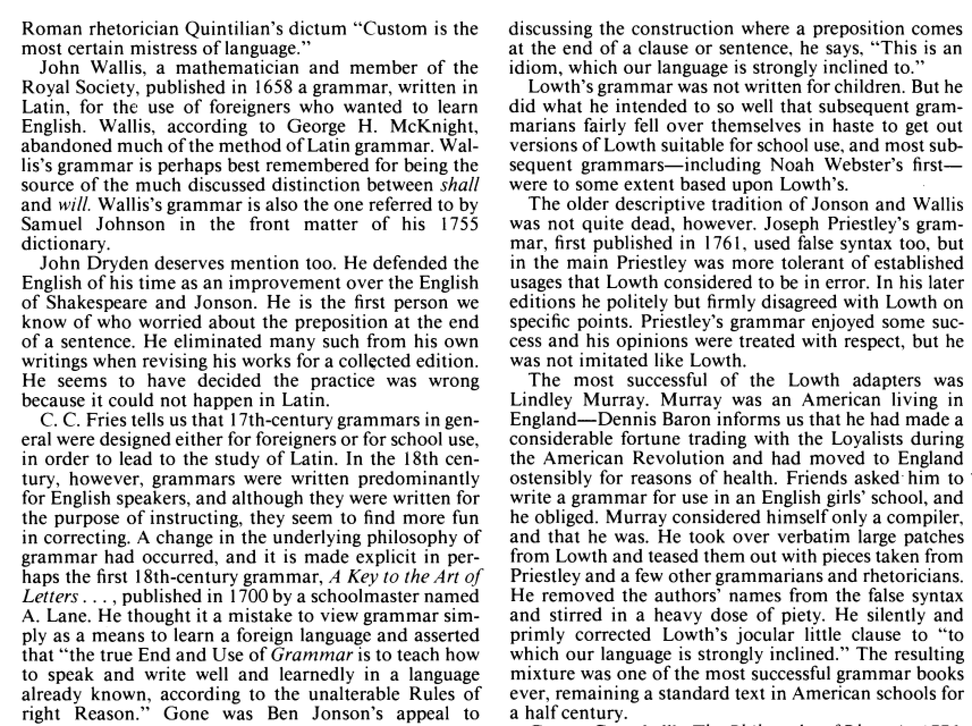
#> input picture data/3_split_pages_full/split_example_image1.png, 972 x 726 px, shrunk from 1714 x 1280 before the run
$ python batch_binarize.py -i ../data/3_split_pages_full -o out
#> lines starting #> are read from the running program, lines starting #| are printed output that depends on the picture; after the words box and inside, x2 and y2 are one past the last pixel; in counts of white or black regions, pixels touching at a corner belong together
#!/usr/bin/env python3
"""
batch_binarize.py

batch convert images in a folder to binary (black/white) images

example:
    python batch_binarize.py \
        --input "./raw_images" \
        --output "./binarized" \
        --mode otsu \
        --ext png \
        --recursive
"""

import argparse
import os
import sys
from pathlib import Path

import cv2
import numpy as np
from tqdm import tqdm


VALID_EXTS = {".jpg", ".jpeg", ".png", ".bmp", ".tif", ".tiff"}


def find_images(root: Path, recursive: bool) -> list[Path]:
    """collect image paths under root"""
    if recursive:
        candidates = root.rglob("*")
    else:
        candidates = root.glob("*")

    images = [p for p in candidates if p.suffix.lower() in VALID_EXTS and p.is_file()]
    return images


def read_image_unicode(path: Path) -> np.ndarray | None:
    """
    read image using cv2 in a way that supports unicode paths;
    returns np.ndarray (BGR) or None if unreadable
    """
    try:
        data = np.fromfile(str(path), dtype=np.uint8)
        img = cv2.imdecode(data, cv2.IMREAD_UNCHANGED)
#> img is the input picture: shape (726, 972, 3); min 0, max 255, mean 213.2
        return img
    except Exception:
        return None


def to_grayscale(img: np.ndarray) -> np.ndarray:
    """
    convert to 8-bit grayscale;
    if already single-channel, just ensure dtype is uint8
    """
    if img is None:
        raise ValueError("Input image is None.")

    if len(img.shape) == 2:
        gray = img
    elif len(img.shape) == 3:
        ## handle BGR/RGBA/etc.
        if img.shape[2] == 4:
            ## has alpha; drop alpha first
            bgr = img[:, :, :3]
        else:
            bgr = img
        gray = cv2.cvtColor(bgr, cv2.COLOR_BGR2GRAY)
    else:
        raise ValueError("Unsupported image shape: %s" % (img.shape,))

    ## ensure uint8
    if gray.dtype != np.uint8:
        gray = cv2.normalize(gray, None, 0, 255, cv2.NORM_MINMAX).astype(np.uint8)

    return gray


def binarize(gray: np.ndarray, mode: str, thresh: int) -> np.ndarray:
    """
    produce binary image (0 or 255);
    mode = 'fixed' or 'otsu'
    """
#> called with mode = 'fixed', thresh = 175
    if mode == "fixed":
        _, bw = cv2.threshold(gray, thresh, 255, cv2.THRESH_BINARY)
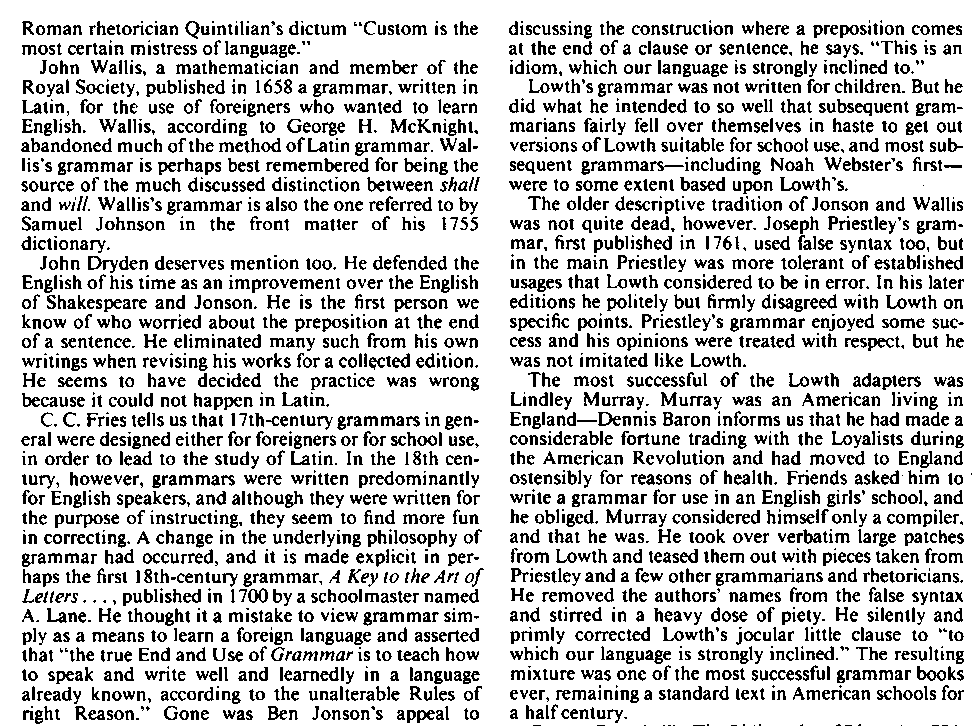
#> bw: shape (726, 972); 79% white; black in thin lines or dots
    elif mode == "otsu":
        ## otsu chooses threshold automatically
        _, bw = cv2.threshold(
            gray, 0, 255, cv2.THRESH_BINARY + cv2.THRESH_OTSU
        )
    else:
        raise ValueError("Unknown mode: %s" % mode)
    return bw


def write_image_unicode(path: Path, img: np.ndarray, out_ext: str) -> bool:
    """
    save img to path with the requested extension;
    encode first, then write raw bytes to handle unicode
    """
    out_ext = out_ext.lower()
    if not out_ext.startswith("."):
        out_ext = "." + out_ext

    ## pick codec based on ext
    ## default to PNG if extension unknown
    ext_for_cv = out_ext if out_ext in [".jpg", ".jpeg", ".png", ".bmp", ".tif", ".tiff"] else ".png"

    try:
        success, buf = cv2.imencode(ext_for_cv, img)
        if not success:
            return False
        buf.tofile(str(path.with_suffix(out_ext)))
        return True
    except Exception:
        return False


def ensure_dir(p: Path):
    p.mkdir(parents=True, exist_ok=True)


def process_folder(
    src_dir: Path,
    dst_dir: Path,
    mode: str,
    thresh: int,
    out_ext: str,
    recursive: bool,
) -> dict:
    """
    walk source dir, binarize all valid images, and save into dst_dir
    mirroring relative structure

    returns stats
    """
    images = find_images(src_dir, recursive)
    total = len(images)
    converted = 0
    failed = []

    for img_path in tqdm(images, desc="Binarizing", unit="img"):
        ## figure out save path
        rel = img_path.relative_to(src_dir)
        out_subdir = (dst_dir / rel.parent)
        ensure_dir(out_subdir)

        ## read
        img = read_image_unicode(img_path)
        if img is None:
            failed.append((img_path, "unreadable"))
            continue

        try:
            gray = to_grayscale(img)
            bw = binarize(gray, mode=mode, thresh=thresh)

            ok = write_image_unicode(out_subdir / rel.stem, bw, out_ext)
#> ok = True
            if ok:
                converted += 1
            else:
                failed.append((img_path, "save_failed"))
        except Exception as e:
            failed.append((img_path, str(e)))
#> pass 2 of the loop in process_folder, `for img_path in tqdm(images, desc="Binarizing", unit="img"):`:
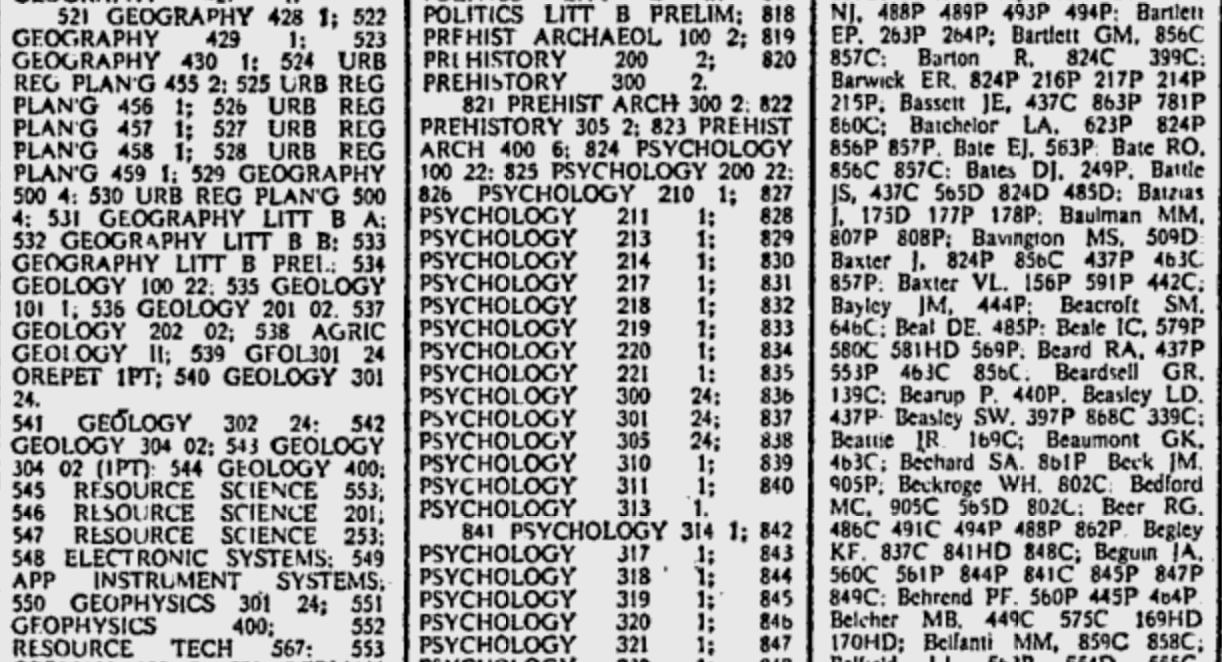
#> input picture data/3_split_pages_full/split_example_image3.png, 1222 x 662 px
#> in read_image_unicode, img is the input picture: shape (662, 1222, 3); min 0, max 232, mean 173.1
#> gray: shape (662, 1222)
#> in binarize (call 2), `_, bw = cv2.threshold(gray, thresh, 255, cv2.THRESH_BINARY)`:
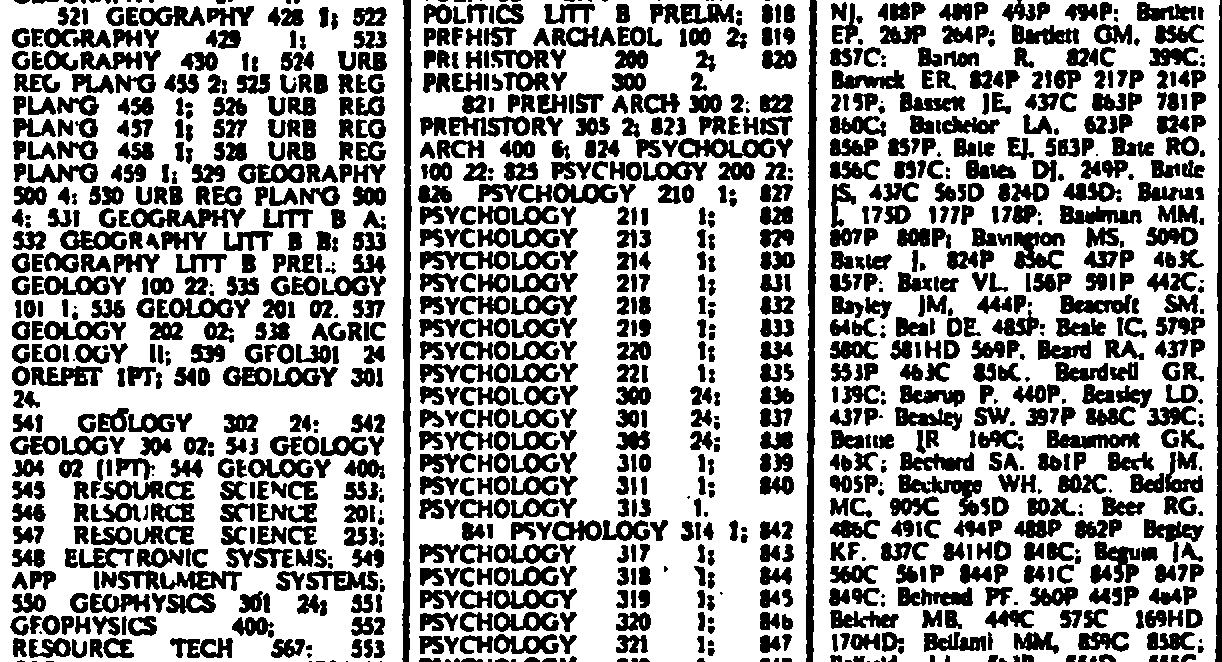
#> bw: shape (662, 1222); 63.1% white; 1158 black regions (99 under 20 px), largest, box (x1, y1, x2, y2) and area: (806, 0, 817, 662) 4615, (402, 0, 412, 662) 4437, (1215, 0, 1222, 662) 2836

    return {
        "total": total,
        "converted": converted,
        "failed": failed,
    }


def parse_args() -> argparse.Namespace:
    parser = argparse.ArgumentParser(
        description="Batch convert images to black/white using fixed or Otsu thresholding."
    )

    parser.add_argument(
        "--input",
        "-i",
        required=True,
        type=Path,
        help="Folder containing source images",
    )
    parser.add_argument(
        "--output",
        "-o",
        required=True,
        type=Path,
        help="Folder to write binarized images",
    )
    parser.add_argument(
        "--mode",
        choices=["fixed", "otsu"],
        default="fixed",
        help="Thresholding mode: 'fixed' uses --thresh, 'otsu' auto-selects",
    )
    parser.add_argument(
        "--thresh",
        type=int,
        default=175,
        help="Fixed threshold [0-255] (used only if --mode fixed)",
    )
    parser.add_argument(
        "--ext",
        default="jpg",
        help="Output file extension: jpg, png, tif, ... (default: jpg)",
    )
    parser.add_argument(
        "--recursive",
        action="store_true",
        help="Also process images inside subfolders",
    )

    return parser.parse_args()


def main():
    args = parse_args()

    if not args.input.exists() or not args.input.is_dir():
        print(f"[!! ERROR] Input folder '{args.input}' not found or not a directory.", file=sys.stderr)
        sys.exit(1)

    ensure_dir(args.output)

    stats = process_folder(
        src_dir=args.input,
        dst_dir=args.output,
        mode=args.mode,
        thresh=args.thresh,
        out_ext=args.ext,
        recursive=args.recursive,
    )

    print("\n=== summary ===")
    print(f"total images found    : {stats['total']}")
    print(f"successfully saved    : {stats['converted']}")
    print(f"failed                : {len(stats['failed'])}")

    if stats["failed"]:
        print("\nFailures:")
        for p, reason in stats["failed"]:
            print(f" - {p} -> {reason}")


if __name__ == "__main__":
    main()
